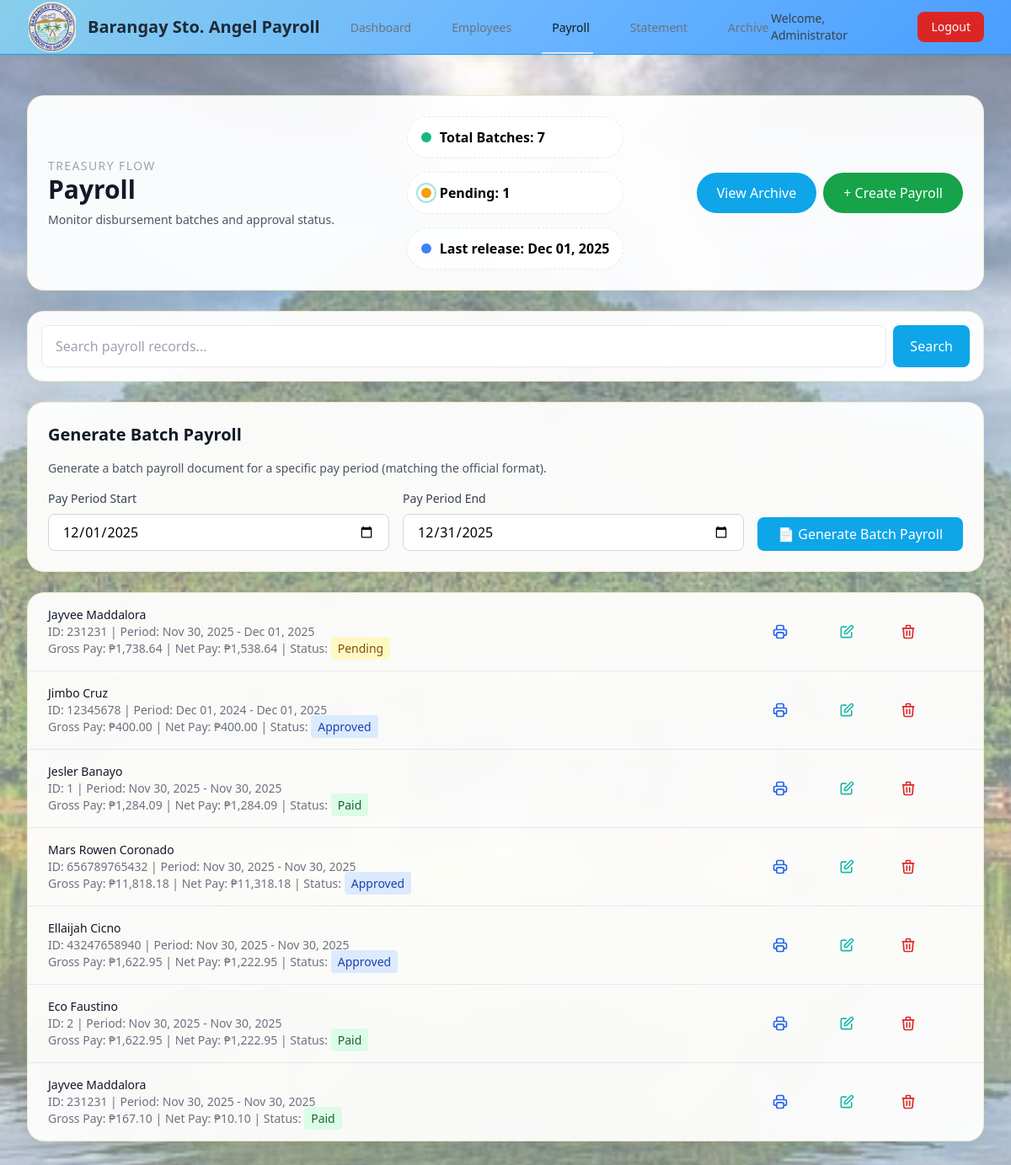
The page /Kamote/admin/payroll.php (signed in) on the database its author committed.
### tables this page shows
CREATE TABLE `payrolls` (
  `id` varchar(255) NOT NULL,
  `employee_id` varchar(255) NOT NULL,
  `pay_period_start` date NOT NULL,
  `pay_period_end` date NOT NULL,
  `base_salary` decimal(10,2) NOT NULL,
  `overtime_hours` decimal(10,2) DEFAULT 0.00,
  `overtime_pay` decimal(10,2) DEFAULT 0.00,
  `allowances` decimal(10,2) DEFAULT 0.00,
  `bonuses` decimal(10,2) DEFAULT 0.00,
  `deductions` decimal(10,2) DEFAULT 0.00,
  `gross_pay` decimal(10,2) NOT NULL,
  `net_pay` decimal(10,2) NOT NULL,
  `status` varchar(50) DEFAULT 'Pending',
  `notes` text DEFAULT NULL,
  `created_at` timestamp NOT NULL DEFAULT current_timestamp(),
  `updated_at` timestamp NOT NULL DEFAULT current_timestamp() ON UPDATE current_timestamp()
);

CREATE TABLE `employees` (
  `id` varchar(255) NOT NULL,
  `employee_id` varchar(100) NOT NULL,
  `first_name` varchar(255) NOT NULL,
  `last_name` varchar(255) NOT NULL,
  `middle_name` varchar(255) DEFAULT NULL,
  `email` varchar(255) DEFAULT NULL,
  `phone` varchar(50) DEFAULT NULL,
  `address` text DEFAULT NULL,
  `position` varchar(255) NOT NULL,
  `department` varchar(255) NOT NULL,
  `employment_type` varchar(50) NOT NULL,
  `base_salary` decimal(10,2) NOT NULL,
  `date_hired` date NOT NULL,
  `status` varchar(50) DEFAULT 'Active',
  `created_at` timestamp NOT NULL DEFAULT current_timestamp(),
  `updated_at` timestamp NOT NULL DEFAULT current_timestamp() ON UPDATE current_timestamp()
);

### Kamote/includes/functions.php (called while the page is built, shortened)
<?php
function sanitize($data) {
    return htmlspecialchars(strip_tags(trim($data)));
}
function base_url($path = '') {
    $base = rtrim(BASE_URL, '/');
    return $base . '/' . ltrim($path, '/');
}
function formatCurrency($amount) {
    return '₱' . number_format($amount, 2);
}
?>

### Kamote/includes/auth.php (called while the page is built, shortened)
<?php
function getCurrentAdmin() {
    $pdo = getDB();
    $stmt = $pdo->prepare("SELECT id, username, name, email FROM admins WHERE id = ?");
    $stmt->execute([$_SESSION['admin_id']]);
    return $stmt->fetch();
}
?>

### Kamote/admin/payroll.php (the view, shortened to what this page needs)
<?php
$pdo = getDB();
$search = sanitize($_GET['search'] ?? '');
$overview = [
    'total_payroll' => $pdo->query("SELECT COUNT(*) FROM payrolls")->fetchColumn(),
    'pending_payroll' => $pdo->query("SELECT COUNT(*) FROM payrolls WHERE status = 'Pending'")->fetchColumn(),
    'latest_disbursement' => $pdo->query("SELECT COALESCE(MAX(pay_period_end), NULL) FROM payrolls")->fetchColumn(),
];
$query = "SELECT p.*, e.first_name, e.last_name, e.employee_id
          FROM payrolls p
          JOIN employees e ON p.employee_id = e.id";
$params = [];
$query .= " ORDER BY p.created_at DESC";
$stmt = $pdo->prepare($query);
$stmt->execute($params);
$payrolls = $stmt->fetchAll();
function getStatusColor($status) {
    switch ($status) {
        case 'Paid':
            return 'bg-green-100 text-green-800';
        case 'Approved':
            return 'bg-blue-100 text-blue-800';
        case 'Pending':
            return 'bg-yellow-100 text-yellow-800';
    }
}
?>
<!DOCTYPE html>
<html lang="en">
<head>
    <link rel="stylesheet" href="../assets/css/admin.css">
    <script src="https://cdn.tailwindcss.com"></script>
</head>
<body class="min-h-screen page-gradient">
    <?php include __DIR__ . '/includes/header.php'; ?>
    <main class="max-w-7xl mx-auto py-6 sm:px-6 lg:px-8">
        <div class="px-4 py-6 sm:px-0 space-y-6">
            <div class="glass-card tilt-hover p-6 flex flex-col gap-4 md:flex-row md:items-center md:justify-between">
                <div>
                    <p class="text-sm uppercase tracking-widest text-gray-400">Treasury Flow</p>
                    <h1 class="text-3xl font-bold text-gray-900">Payroll</h1>
                    <p class="mt-2 text-sm text-gray-600">Monitor disbursement batches and approval status.</p>
                </div>
                <div class="data-grid">
                    <div class="data-pill">
                        <span class="inline-block w-3 h-3 rounded-full bg-emerald-500"></span>
                        Total Batches: <?php echo $overview['total_payroll']; ?>
                    </div>
                    <div class="data-pill">
                        <span class="pulse-dot inline-block w-3 h-3 rounded-full bg-amber-500"></span>
                        Pending: <?php echo $overview['pending_payroll']; ?>
                    </div>
                    <?php if ($overview['latest_disbursement']): ?>
                    <div class="data-pill">
                        <span class="inline-block w-3 h-3 rounded-full bg-blue-500"></span>
                        Last release: <?php echo date('M d, Y', strtotime($overview['latest_disbursement'])); ?>
                    </div>
                    <?php endif; ?>
                </div>
                <div class="flex gap-2">
                    <a href="<?php echo base_url('admin/payroll-archive.php'); ?>" class="px-6 py-3 bg-sky-500 hover:bg-sky-600 text-white rounded-full transition text-center">
                         View Archive
                    </a>
                    <a href="<?php echo base_url('admin/payroll.php?action=new'); ?>" class="px-6 py-3 bg-green-600 hover:bg-green-700 text-white rounded-full transition text-center">
                        + Create Payroll
                    </a>
                </div>
            </div>
            <div class="glass-card tilt-hover p-4">
                <form method="GET" class="flex flex-col md:flex-row gap-2">
                    <input
                        type="text"
                        name="search"
                        placeholder="Search payroll records..."
                        value="<?php echo htmlspecialchars($search); ?>"
                        class="w-full px-4 py-3 border border-gray-200 rounded-lg focus:ring-2 focus:ring-primary-500 focus:border-transparent"
                    />
                    <div class="flex gap-2">
                        <button type="submit" class="px-5 py-3 bg-sky-500 hover:bg-sky-600 text-white rounded-lg transition">
                            Search
                        </button>
                    </div>
                </form>
            </div>
            <div class="glass-card tilt-hover p-6">
                <h2 class="text-xl font-bold text-gray-900 mb-4">Generate Batch Payroll</h2>
                <p class="text-sm text-gray-600 mb-4">Generate a batch payroll document for a specific pay period (matching the official format).</p>
                <form method="GET" action="<?php echo base_url('admin/payroll-batch-print.php'); ?>" target="_blank" class="flex flex-col md:flex-row gap-4">
                    <div class="flex-1">
                        <label class="block text-sm font-medium text-gray-700 mb-2">Pay Period Start</label>
                        <input
                            type="date"
                            name="period_start"
                            required
                            value="<?php echo date('Y-m-01'); ?>"
                            class="w-full px-4 py-2 border border-gray-300 rounded-lg focus:ring-2 focus:ring-primary-500 focus:border-transparent"
                        />
                    </div>
                    <div class="flex-1">
                        <label class="block text-sm font-medium text-gray-700 mb-2">Pay Period End</label>
                        <input
                            type="date"
                            name="period_end"
                            required
                            value="<?php echo date('Y-m-t'); ?>"
                            class="w-full px-4 py-2 border border-gray-300 rounded-lg focus:ring-2 focus:ring-primary-500 focus:border-transparent"
                        />
                    </div>
                    <div class="flex items-end">
                        <button type="submit" class="px-6 py-2 bg-sky-500 hover:bg-sky-600 text-white rounded-lg transition">
                            📄 Generate Batch Payroll
                        </button>
                    </div>
                </form>
            </div>
            <div class="glass-card overflow-hidden">
                <?php if (empty($payrolls)): ?>
                    <div class="px-6 py-8 text-center text-gray-500">
                        No payroll records found
                    </div>
                <?php else: ?>
                    <ul class="divide-y divide-gray-200">
                        <?php foreach ($payrolls as $payroll): ?>
                            <li class="px-6 py-4 hover:bg-gray-50">
                                <div class="flex items-center justify-between">
                                    <div class="flex-1">
                                        <p class="text-sm font-medium text-gray-900">
                                            <?php echo htmlspecialchars($payroll['first_name'] . ' ' . $payroll['last_name']); ?>
                                        </p>
                                        <p class="text-sm text-gray-500">
                                            ID: <?php echo htmlspecialchars($payroll['employee_id']); ?> |
                                            Period: <?php echo date('M d, Y', strtotime($payroll['pay_period_start'])); ?> -
                                            <?php echo date('M d, Y', strtotime($payroll['pay_period_end'])); ?>
                                        </p>
                                        <p class="text-sm text-gray-500">
                                            Gross Pay: <?php echo formatCurrency($payroll['gross_pay']); ?> |
                                            Net Pay: <?php echo formatCurrency($payroll['net_pay']); ?> |
                                            Status: <span class="font-medium px-2 py-1 rounded <?php echo getStatusColor($payroll['status']); ?>">
                                                <?php echo htmlspecialchars($payroll['status']); ?>
                                            </span>
                                        </p>
                                    </div>
                                    <div class="flex space-x-2">
                                        <a href="<?php echo base_url('admin/payroll-print.php?id=' . $payroll['id']); ?>" target="_blank" class="group inline-flex items-center gap-1 text-blue-600 hover:text-blue-800 text-sm font-medium px-2 py-1 rounded hover:bg-blue-50 transition relative">
                                        </a>
                                        <a href="<?php echo base_url('admin/payroll.php?action=edit&id=' . $payroll['id']); ?>" class="group inline-flex items-center gap-1 text-primary-600 hover:text-primary-800 text-sm font-medium px-2 py-1 rounded hover:bg-primary-50 transition relative">
                                            <svg xmlns="http://www.w3.org/2000/svg" class="h-5 w-5" fill="none" viewBox="0 0 24 24" stroke="currentColor">
                                                <path stroke-linecap="round" stroke-linejoin="round" stroke-width="2" d="M11 5H6a2 2 0 00-2 2v11a2 2 0 002 2h11a2 2 0 002-2v-5m-1.414-9.414a2 2 0 112.828 2.828L11.828 15H9v-2.828l8.586-8.586z" />
                                            </svg>
                                        </a>
                                        <a href="<?php echo base_url('admin/payroll.php?delete=' . $payroll['id']); ?>"
                                           onclick="return confirm('Are you sure you want to delete this payroll record?')"
                                           class="group inline-flex items-center gap-1 text-red-600 hover:text-red-800 text-sm font-medium px-2 py-1 rounded hover:bg-red-50 transition relative">
                                            <svg xmlns="http://www.w3.org/2000/svg" class="h-5 w-5" fill="none" viewBox="0 0 24 24" stroke="currentColor">
                                                <path stroke-linecap="round" stroke-linejoin="round" stroke-width="2" d="M19 7l-.867 12.142A2 2 0 0116.138 21H7.862a2 2 0 01-1.995-1.858L5 7m5 4v6m4-6v6m1-10V4a1 1 0 00-1-1h-4a1 1 0 00-1 1v3M4 7h16" />
                                            </svg>
                                        </a>
                                    </div>
                                </div>
                            </li>
                        <?php endforeach; ?>
                    </ul>
                <?php endif; ?>
            </div>
        </div>
    </main>
</body>
</html>

### Kamote/admin/includes/header.php
<?php
$current_page = basename($_SERVER['PHP_SELF']);
$admin = getCurrentAdmin();
?>
<nav class="backdrop-blur shadow-sm border-b border-sky-500" style="background: linear-gradient(135deg, #87CEEB 0%, #6BB6FF 50%, #4A9EFF 100%);">
    <div class="max-w-7xl mx-auto px-4 sm:px-6 lg:px-8">
        <div class="flex justify-between h-16">
            <div class="flex">
                <div class="flex-shrink-0 flex items-center">
                    <img src="<?php echo base_url('img/logo.jpeg.jpg'); ?>" alt="Barangay Seal" class="h-10 w-10 mr-3" style="height: 60px; width: 60px; object-fit: contain; border-radius: 50%;">
                    <h1 class="text-xl font-bold text-gray-800">
                        Barangay Sto. Angel Payroll
                    </h1>
                </div>
                <div class="hidden sm:ml-6 sm:flex sm:space-x-8">
                    <a href="<?php echo base_url('admin/dashboard.php'); ?>" class="<?php echo $current_page === 'dashboard.php' ? 'border-primary-500 text-gray-900' : 'border-transparent text-gray-500 hover:border-gray-300 hover:text-gray-700'; ?> inline-flex items-center px-1 pt-1 border-b-2 text-sm font-medium">
                        <span class="mr-2"> </span> Dashboard
                    </a>
                    <a href="<?php echo base_url('admin/employees.php'); ?>" class="<?php echo $current_page === 'employees.php' ? 'border-primary-500 text-gray-900' : 'border-transparent text-gray-500 hover:border-gray-300 hover:text-gray-700'; ?> inline-flex items-center px-1 pt-1 border-b-2 text-sm font-medium">
                        <span class="mr-2"> </span> Employees
                    </a>
                    <a href="<?php echo base_url('admin/payroll.php'); ?>" class="<?php echo $current_page === 'payroll.php' ? 'border-primary-500 text-gray-900' : 'border-transparent text-gray-500 hover:border-gray-300 hover:text-gray-700'; ?> inline-flex items-center px-1 pt-1 border-b-2 text-sm font-medium">
                        <span class="mr-2"> </span> Payroll
                    </a>
                    <a href="<?php echo base_url('admin/statement-of-account.php'); ?>" class="<?php echo $current_page === 'statement-of-account.php' || $current_page === 'statement-print.php' ? 'border-primary-500 text-gray-900' : 'border-transparent text-gray-500 hover:border-gray-300 hover:text-gray-700'; ?> inline-flex items-center px-1 pt-1 border-b-2 text-sm font-medium">
                        <span class="mr-2"> </span> Statement
                    </a>
                    <a href="<?php echo base_url('admin/payroll-archive.php'); ?>" class="<?php echo $current_page === 'payroll-archive.php' ? 'border-primary-500 text-gray-900' : 'border-transparent text-gray-500 hover:border-gray-300 hover:text-gray-700'; ?> inline-flex items-center px-1 pt-1 border-b-2 text-sm font-medium">
                        <span class="mr-2"> </span> Archive
                    </a>
                </div>
            </div>
            <div class="flex items-center">
                <span class="text-sm text-gray-700 mr-4">
                    Welcome, <?php echo htmlspecialchars($admin['name'] ?? $admin['username']); ?>
                </span>
                <a href="<?php echo base_url('logout.php'); ?>" class="bg-red-600 hover:bg-red-700 text-white px-4 py-2 rounded-lg text-sm font-medium transition">
                    Logout
                </a>
            </div>
        </div>
    </div>
</nav>

### rows shown on the page
payrolls: employee.last_name "Jayvee Maddalora", employee.employee_id "231231", pay_period_start "Nov 30, 2025", pay_period_end "Dec 01, 2025", gross_pay "₱1,738.64", net_pay "₱1,538.64", status "Pending"
payrolls: employee.last_name "Jimbo Cruz", employee.employee_id "12345678", pay_period_start "Dec 01, 2024", pay_period_end "Dec 01, 2025", gross_pay "₱400.00", net_pay "₱400.00", status "Approved"
payrolls: employee.last_name "Jesler Banayo", employee.employee_id "1", pay_period_start "Nov 30, 2025", pay_period_end "Nov 30, 2025", gross_pay "₱1,284.09", net_pay "₱1,284.09", status "Paid"
payrolls: employee.last_name "Mars Rowen Coronado", employee.employee_id "656789765432", pay_period_start "Nov 30, 2025", pay_period_end "Nov 30, 2025", gross_pay "₱11,818.18", net_pay "₱11,318.18", status "Approved"
payrolls: employee.last_name "Ellaijah Cicno", employee.employee_id "43247658940", pay_period_start "Nov 30, 2025", pay_period_end "Nov 30, 2025", gross_pay "₱1,622.95", net_pay "₱1,222.95", status "Approved"
payrolls: employee.last_name "Eco Faustino", employee.employee_id "2", pay_period_start "Nov 30, 2025", pay_period_end "Nov 30, 2025", gross_pay "₱1,622.95", net_pay "₱1,222.95", status "Paid"
payrolls: employee.last_name "Jayvee Maddalora", employee.employee_id "231231", pay_period_start "Nov 30, 2025", pay_period_end "Nov 30, 2025", gross_pay "₱167.10", net_pay "₱10.10", status "Paid"

### other values the page prints
$admin['name'] "Administrator"
$overview['total_payroll'] "7"
$overview['pending_payroll'] "1"
date('M d, Y', strtotime($overview['latest_disbursement'])) "Dec 01, 2025"
